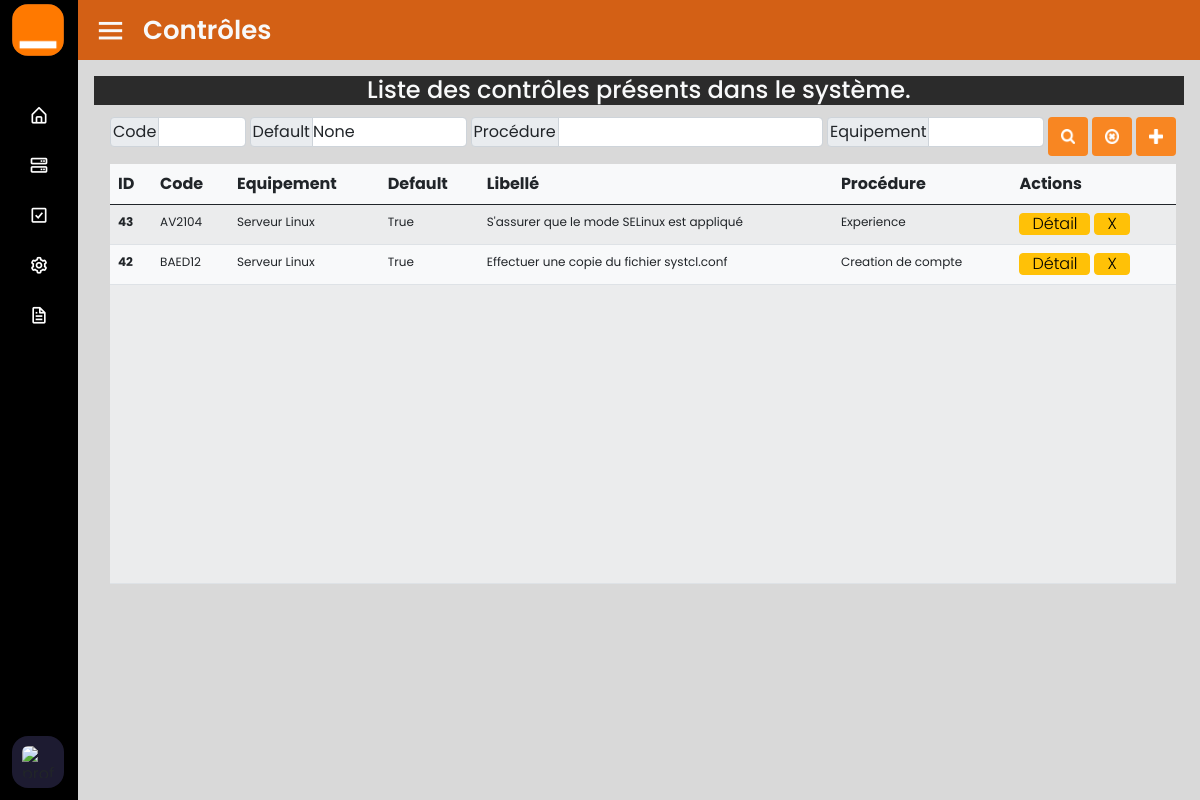
Page /contrôle/liste_contrôles/ on the committed database.
### contrôle/models.py (models this page shows)
class Controle(models.Model):
    code = models.CharField(max_length=10, null=False)
    libelle = models.CharField(max_length=250, null=False)
    default = models.BooleanField(max_length=10, null=False)
    commande = models.CharField(max_length=10000, null=False)
    verification = models.CharField(max_length=10000, null=False)
    champVerification = models.CharField(max_length=100000, null=False)
    procedure = models.ForeignKey(Procedure, null=True, on_delete=models.SET_NULL)

### procedure/models.py (models this page shows)
class Procedure(models.Model):
    nom = models.CharField(max_length=20, null=False)
    description = models.CharField(max_length=300, null=False)
    type_equipement = models.CharField(max_length=20, null=False)
    systeme = models.CharField(max_length=300, null=False)

### contrôle/views.py (called while the page is built)
def liste_controles(request):
    procedures = Procedure.objects.all()  # recuperation de toutes les lignes dans la table procedures
    controles = Controle.objects.all().order_by('-id')  # recuperation de toutes les lignes dans la table procedures
    if request.method == 'POST':
        if 'rechercher' in request.POST:
            controles = Controle.objects.filter(id=request.POST.get('id'), default=request.POST.get('default')).values()
        elif 'voir_tout' in request.POST:
            controles = Controle.objects.all()
    context = {'controles': controles, 'procedures': procedures}
    return render(request, 'contrôles/liste_contrôles.html', context)

### templates/contrôles/liste_contrôles.html (shortened to what this page needs)
{% extends 'main.html' %}
{% load static %}
{% block contenu %}
<section class="home-section voile">
    <div class="home-content bg-orange">
        <i class='bx bx-menu text-light'></i>
        <span class="text-center text-light text">Contrôles</span>
    </div>
    <div class="pt-3 ps-3 pe-3">
        <h4 class="text-center bg-dark text-light h-10">
            Liste des contrôles présents dans le système.
        </h4>
        <div class="equipements">
            <div class="ms-1 row w-100" style="font-family:Arial, Helvetica, sans-serif">
                <form class="flex mt-1 fw-bolder">
                    <div class="input-group mb-1 w-25">
                      <span class="input-group-text" style="height:30px; padding:2px">Code</span>
                        <input type="text" class="form-control"
                               style="height:30px;  padding-left:2px;" id="codeR"
                               aria-label="Username" aria-describedby="basi1"/>
                    </div>
                    <div class="input-group ms-1 mb-1 w-40">
                      <span class="input-group-text" style="height:30px; padding:2px">Default</span>
                        <select class="form-control" id="defaultR" style="height:30px; padding:0px;" name="defaut">
                            <option value=""> None</option>
                        </select>
                    </div>
                    <div class="input-group ms-1 mb-1 w-65">
                      <span class="input-group-text" style="height:30px; padding:2px">Procédure</span>
                        <input type="text" class="form-control w-15"
                               style="height:30px; padding-left:2px;" id="procedureR"
                               aria-label="Username" aria-describedby="basi1"/>
                    </div>
                    <div class="input-group ms-1 mb-1 w-40">
                        <span class="input-group-text" style="height:30px; padding:2px">Equipement</span>
                        <input type="text" class="form-control" style="height:30px; padding-left:2px;"
                               id="equipementR" aria-label="Username" aria-describedby="basi1"/>
                    </div>
                    <button type="submit"
                            class="btn btn-orange ms-1 rechercherControle"><img
                            src="{% static 'images/rech.png' %}" width="14px" height="15px" alt=""></button>
                    <button type="submit"
                            class="btn btn-orange ms-1 voirListeControle"><img
                            src="{% static 'images/remove.png' %}"
                            width="14px" height="15px" alt=""></button>
                    <button type="submit"
                            class="btn btn-orange ms-1 ajouter-controle"><img
                            src="{% static 'images/plus.png' %}"
                            width="14px" height="15px" alt=""></button>
                </form>
                <div class="h-85">
                    <table id="tableau" height="420px" class="table table-striped bg-light mt-2">
                        <thead>
                        <tr height="40px">
                            <th scope="col">ID</th>
                            <th scope="col">Code</th>
                            <th scope="col">Equipement</th>
                            <th scope="col">Default</th>
                            <th scope="col">Libellé</th>
                            <th scope="col">Procédure</th>
                            <th scope="col">Actions</th>
                        </tr>
                        </thead>
                        <tbody id="contenu-table" style="font-size:12px" class="liste-controle">
                            {% for controle in controles %}
                            <tr height="40px">
                                <th scope="row">{{controle.id}}</th>
                                <td>{{controle.code}}</td>
                                <td>{{controle.procedure.type_equipement}}</td>
                                <td>{{controle.default}}</td>
                                <td>{{controle.libelle}}</td>
                                <td>{{controle.procedure.nom}}</td>
                                <td>
                                    <span class="flex mt-0">
                                        <button class="btn-table btn-warning detail" width="14px" height="15px"  identifiant="{{controle.id}}" name="Détails"> Détail </button>
                                        <button class="btn-table btn-warning ms-1 supprimer" width="14px" height="15px"  identifiant="{{controle.id}}" name="Supprimer"> X </button>
                                    </span>
                                </td>
                            </tr>
                            {% endfor %}
                        <tr>
                            <th scope="row"></th>
                            <td></td>
                            <td></td>
                            <td></td>
                            <td></td>
                            <td></td>
                            <td></td>
                        </tr>
                        </tbody>
                    </table>
                </div>
            </div>
        </div>
    </div>
</section>
{% endblock %}

### static/style/style.css (style rules this page uses)
* { margin: 0; padding: 0; box-sizing: border-box; font-family: 'Poppins', sans-serif; }
body { background-color: rgba(0, 0, 0,0.15) !important; }
.home-section { position: relative; background: white; height: 100vh; left: 260px; width: calc(100% - 260px); transition: all 0.5s ease; }
.sidebar.close ~ .home-section { left: 78px; width: calc(100% - 78px); }
.home-section .home-content { height: 60px; display: flex; align-items: center; }
.home-section .home-content .bx-menu, .home-section .home-content .text { color: black; font-size: 35px; }
.home-section .home-content .bx-menu { margin: 0 15px; cursor: pointer; }
.home-section .home-content .text { font-size: 26px; font-weight: 600; }
.bg-orange { background-color: rgba(211, 84, 0,.9) !important; }
.btn-orange { background-color: rgb(248, 134, 34)!important; }
.voile { background-color: rgba(0, 0, 0,0); }
.btn-table { display: inline-block; font-weight: 300; line-height: 0.5; color: #212529; text-align: center; text-decoration: none; vertical-align: middle; cursor: pointer; -webkit-user-select: none; -moz-user-select: none; user-select: none; background-color: transparent; border: 1px solid transparent; padding: 0.375rem 0.75rem; font-size: 1rem; border-radius: 0.25rem; transition: color 0.15s ease-in-out, background-color 0.15s ease-in-out, border-color 0.15s ease-in-out, box-shadow 0.15s ease-in-out; }
.flex { display: flex; }

### rows in the picture
Controle: id "43", code "AV2104", procedure.type_equipement "Serveur Linux", default "True", libelle "S'assurer que le mode SELinux est appliqué", procedure.nom "Experience"
Controle: id "42", code "BAED12", procedure.type_equipement "Serveur Linux", default "True", libelle "Effectuer une copie du fichier systcl.conf", procedure.nom "Creation de compte"
